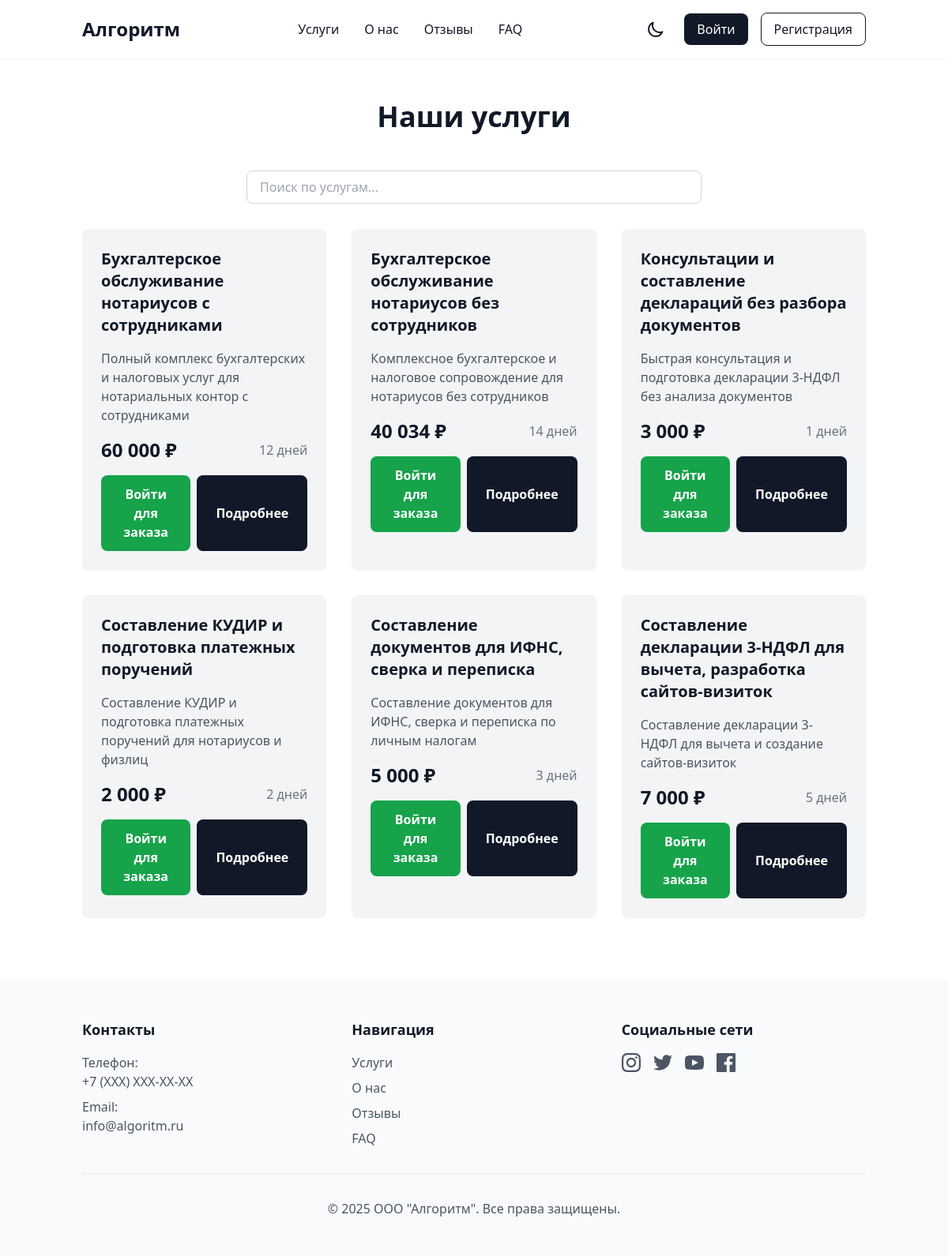
/services.php, run on the app's committed database.
### tables this page shows
CREATE TABLE `services` (
  `id` int(11) NOT NULL,
  `title` varchar(255) NOT NULL,
  `brief_description` text NOT NULL,
  `full_description` text NOT NULL,
  `price` decimal(10,2) NOT NULL,
  `duration_days` int(11) NOT NULL,
  `created_at` timestamp NOT NULL DEFAULT CURRENT_TIMESTAMP,
  `updated_at` timestamp NOT NULL DEFAULT CURRENT_TIMESTAMP ON UPDATE CURRENT_TIMESTAMP
);

### includes/functions.php (called while the page is built, shortened)
<?php
function isLoggedIn() {
    return isset($_SESSION['user_id']);
}

### services.php (the view, shortened to what this page needs)
<?php
require_once 'config/database.php';
require_once 'includes/functions.php';
$search = isset($_GET['search']) ? trim($_GET['search']) : '';
try {
    if ($search !== '') {
        $stmt = $pdo->prepare('SELECT * FROM services WHERE title LIKE ? OR brief_description LIKE ? ORDER BY id ASC');
        $like = "%$search%";
        $stmt->execute([$like, $like]);
    } else {
        $stmt = $pdo->query('SELECT * FROM services ORDER BY id ASC');
    }
    $services = $stmt->fetchAll();
} catch (PDOException $e) {
    $services = [];
}
?>
<!DOCTYPE html>
<html lang="ru" class="scroll-smooth">
<head>
    <link href="public/css/style.css" rel="stylesheet">
</head>
<body class="bg-white dark:bg-gray-900 text-gray-900 dark:text-white">
    <?php include 'includes/header.php'; ?>
    <section class="pt-32 py-20">
        <div class="container mx-auto px-4">
            <h2 class="text-4xl font-bold text-center mb-12">Наши услуги</h2>
            <form method="get" class="mb-8 max-w-xl mx-auto relative" id="serviceSearchForm" autocomplete="off" onsubmit="return false;">
                <input type="text" name="search" id="serviceSearchInput" value="<?php echo htmlspecialchars($search); ?>" placeholder="Поиск по услугам..."
                       class="w-full px-4 py-2 rounded-lg border border-gray-300 focus:outline-none focus:ring-2 focus:ring-blue-500 dark:bg-gray-800 dark:text-white dark:border-gray-700 pr-12" />
            </form>
            <div class="grid grid-cols-1 md:grid-cols-2 lg:grid-cols-3 gap-8">
                <?php foreach ($services as $service): ?>
                    <div class="bg-gray-100 dark:bg-gray-800 rounded-lg p-6 shadow-sm hover:shadow-md transition-all">
                        <h3 class="text-xl font-bold mb-4 text-gray-900 dark:text-white"><?php echo htmlspecialchars($service['title']); ?></h3>
                        <p class="text-gray-600 dark:text-gray-300 mb-4"><?php echo htmlspecialchars($service['brief_description']); ?></p>
                        <div class="flex justify-between items-center">
                            <span class="text-2xl font-bold text-gray-900 dark:text-white"><?php echo number_format($service['price'], 0, ',', ' '); ?> ₽</span>
                            <span class="text-gray-500 dark:text-gray-400"><?php echo htmlspecialchars($service['duration_days']); ?> дней</span>
                        </div>
                        <div class="flex flex-col sm:flex-row gap-2 mt-4">
                            <?php if (isLoggedIn()): ?>
                                <a href="order.php?service_id=<?php echo $service['id']; ?>"
                                   class="flex-1 px-6 py-3 bg-green-600 text-white rounded-lg text-center font-semibold hover:bg-green-700 transition-all">
                                    Заказать
                                </a>
                            <?php else: ?>
                                <a href="login.php"
                                   class="flex-1 px-6 py-3 bg-green-600 text-white rounded-lg text-center font-semibold hover:bg-green-700 transition-all">
                                    Войти для заказа
                                </a>
                            <?php endif; ?>
                            <button onclick="openServiceModal(<?php echo $service['id']; ?>)"
                                    class="flex-1 px-6 py-3 bg-gray-900 dark:bg-white text-white dark:text-gray-900 rounded-lg font-semibold hover:bg-gray-800 dark:hover:bg-gray-100 transition-all">
                                Подробнее
                            </button>
                        </div>
                    </div>
                <?php endforeach; ?>
            </div>
        </div>
    </section>
    <?php include 'includes/footer.php'; ?>
</body>
</html>

### data on the page
services: title "Бухгалтерское обслуживание нотариусов с сотрудниками", brief_description "Полный комплекс бухгалтерских и налоговых услуг для нотариальных контор с сотрудниками", price "60 000", duration_days "12"
services: title "Бухгалтерское обслуживание нотариусов без сотрудников", brief_description "Комплексное бухгалтерское и налоговое сопровождение для нотариусов без сотрудников", price "40 034", duration_days "14"
services: title "Консультации и составление деклараций без разбора документов", brief_description "Быстрая консультация и подготовка декларации 3-НДФЛ без анализа документов", price "3 000", duration_days "1"
services: title "Составление КУДИР и подготовка платежных поручений", brief_description "Составление КУДИР и подготовка платежных поручений для нотариусов и физлиц", price "2 000", duration_days "2"
services: title "Составление документов для ИФНС, сверка и переписка", brief_description "Составление документов для ИФНС, сверка и переписка по личным налогам", price "5 000", duration_days "3"
services: title "Составление декларации 3-НДФЛ для вычета, разработка сайтов-визиток", brief_description "Составление декларации 3-НДФЛ для вычета и создание сайтов-визиток", price "7 000", duration_days "5"
